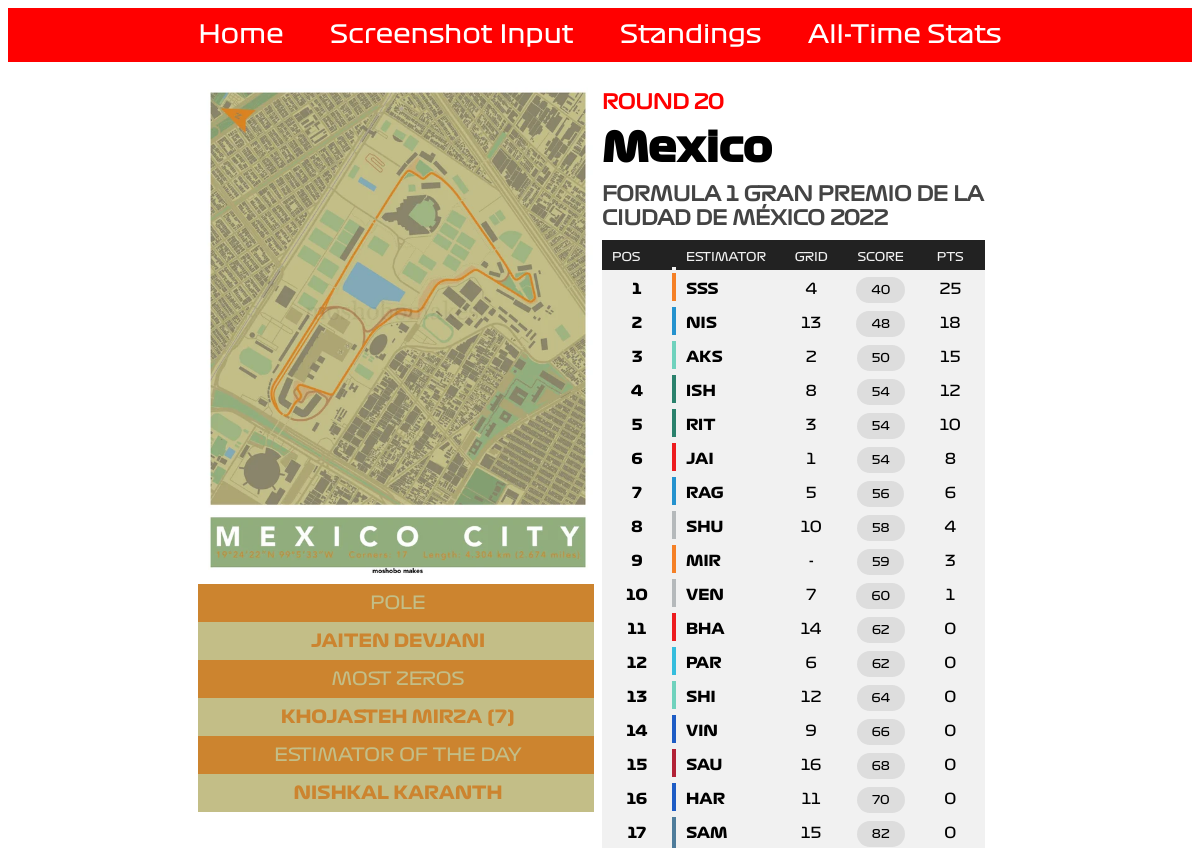
The page /results/MEX22/ on the database its author committed.
### input_portal/models.py (models this page shows, shortened)
class results_info(models.Model):
    racecode = models.ForeignKey(results_racecodes, on_delete=models.CASCADE)
    shikulu = models.CharField(max_length = 24)
    pole = models.CharField(max_length = 65)
    eotd = models.CharField(max_length = 65)
    sprint_king = models.CharField(max_length = 65)
    most_zeros = models.CharField(max_length = 65)
    no_zeros = models.IntegerField()
    col_one = models.CharField(max_length = 7)
    col_two = models.CharField(max_length = 7)

class results_racecodes(models.Model):
    racecode = models.CharField(max_length = 5, unique = True)
    year = models.IntegerField()
    round_no = models.IntegerField()
    track_png = models.CharField(max_length = 24)
    country = models.CharField(max_length = 32)
    race_name = models.CharField(max_length = 128)
    sprint = models.IntegerField()

class results_data(models.Model):
    racecode = models.ForeignKey(results_racecodes, on_delete=models.CASCADE)
    pos = models.IntegerField()
    estimator = models.CharField(max_length = 4)
    team_color = models.CharField(max_length = 7)
    grid = models.CharField(max_length=2)
    score = models.IntegerField()
    pts = models.FloatField()

### input_portal/views.py (the view, shortened to what this page needs)
# urls.py: path('results/<str:racecode>/', views.ResultsView, name='results'),
def ResultsView(request, racecode):
    R = results_racecodes.objects.filter(racecode= racecode)
    if (len(R) == 0):
        return render (request, 'noresult.html')
    r = results_info.objects.filter(racecode__racecode= racecode)
    D = results_data.objects.filter(racecode__racecode= racecode).order_by('pos')
    if R[0].sprint == 0:
        results_dict={"year": R[0].year, "rn": R[0].round_no, "country": R[0].country, "name": R[0].race_name, "shikulu": r[0].shikulu, "pole": r[0].pole, "eotd": r[0].eotd, "mz": r[0].most_zeros, "nz": r[0].no_zeros, "co": r[0].col_one, "ct": r[0].col_two, "p1": D[0], "p2": D[1], "p3":D[2], "pr":D[3:]}
        return render (request, 'results.html', context = results_dict)

### input_portal/templates/input_portal/results.html
<!DOCTYPE html>
{% extends "input_portal/base.html" %}
{% load static %}
{% block body_block %}
  <center>
    <div class="resultImageCol">
      <img src = "{% static '/images/' %}{{ shikulu }}" class="shikulu">
      <div style="background-color: {{ co }}; color: {{ ct }}" class="resultImageTableTop"> POLE </div>
      <div style="background-color: {{ ct }}; color: {{ co }}" class="resultImageTableBottom"> {{ pole|upper }} </div>
      <div style="background-color: {{ co }}; color: {{ ct }}" class="resultImageTableTop"> MOST ZEROS </div>
      <div style="background-color: {{ ct }}; color: {{ co }}" class="resultImageTableBottom"> {{ mz|upper }} ({{ nz }}) </div>
      <div style="background-color: {{ co }}; color: {{ ct }}" class="resultImageTableTop"> ESTIMATOR OF THE DAY </div>
      <div style="background-color: {{ ct }}; color: {{ co }}" class="resultImageTableBottom"> {{ eotd|upper }} </div>
    </div>
    <div class="resultTableCol">
    <h5> ROUND {{ rn }}</h5>
    <h3> {{ country }} </h3>
    <h4> {{ name }} {{ year }}</h4>
    <table class="result_leaderboard">
      <thead>
        <td class="leaderHead"> POS </td>
        <td class="leader_teamcolor2 leaderHead"></td>
        <td class="leaderHead"> ESTIMATOR </td>
        <td class="leaderHead tcentre"> GRID </td>
        <td class="leaderHead  tcentre"> SCORE </td>
        <td class="leaderHead tcentre"> PTS </td>
      </thead>
      <tr>
        <td class="resultpos"> {{ p1.pos }} </td>
        <td style="background-color: {{ p1.team_color }}" class="leader_teamcolor"> </td>
        <td class="abbrspan"> {{ p1.estimator }} </td>
        <td class="racepointspan"> {{ p1.grid }} </td>
        <td class="tcentre"> <span class="scorespan"> {{ p1.score }} </span> </td>
        <td <span class="racepointspan"> {{ p1.pts|floatformat:0 }} </td>
      </tr>
      <tr>
        <td class="resultpos"> {{ p2.pos }} </td>
        <td style="background-color: {{ p2.team_color }}" class="leader_teamcolor"></td>
        <td class="abbrspan"> {{ p2.estimator }} </td>
        <td class="racepointspan"> {{ p2.grid }} </td>
        <td class="tcentre"> <span class="scorespan"> {{ p2.score }} </span> </td>
        <td <span class="racepointspan"> {{ p2.pts|floatformat:0 }} </td>
      </tr>
      <tr>
        <td class="resultpos"> {{ p3.pos }} </td>
        <td style="background-color: {{ p3.team_color }};" class="leader_teamcolor"> </td>
        <td class="abbrspan"> {{ p3.estimator }} </td>
        <td class="racepointspan"> {{ p3.grid }} </td>
        <td class="tcentre"> <span class="scorespan"> {{ p3.score }} </span> </td>
        <td <span class="racepointspan"> {{ p3.pts|floatformat:0 }} </td>
      </tr>
      {% for p in pr %}
        <tr>
          <td class="resultpos"> {{ p.pos }} </td>
          <td style="background-color: {{ p.team_color }}" class="leader_teamcolor"> </td>
          <td class="abbrspan"> {{ p.estimator }} </td>
          <td class="racepointspan"> {{ p.grid }} </td>
          <td class="tcentre"> <span class="scorespan"> {{ p.score }} </span> </td>
          <td <span class="racepointspan"> {{ p.pts|floatformat:0 }} </td>
        </tr>
      {% endfor %}
    </table>
    </div>
  </center>
{% endblock %}

### static/css/formulaone.css (style rules this page uses)
h3 { color: black; text-align: left; font-family: f1bold; font-size: 40px; margin-top: 10px; margin-bottom: 10px; }
h4 { color: #444444; text-align: left; font-family: f1reg; font-size: 20px; margin-top: 10px; margin-bottom: 10px; }
h5 { color: red; text-align: left; font-family: f1reg; font-size: 20px; margin-top: 10px; margin-bottom: 10px; }
.tcentre { text-align: center; }
table { border-collapse: collapse; border-radius: 5px; border-style: hidden; box-shadow: 0 0 0 8px white; }
td { padding-top: 6px; padding-bottom: 6px; padding-right: 10px; padding-left: 10px; }
.resultTable, td { background-color: #f1f1f1; padding-top: 10px; }
.resultImageCol { display: inline-block; }
.resultTableCol { display: inline-block; vertical-align: top; text-align: left; width: 400px; }
.shikulu { width: 400px; }
.resultImageTableTop { font-family: f1reg; font-size: 18px; padding-top: 8px; padding-bottom: 8px; width: 400px; }
.resultImageTableBottom { font-family: f1bold; font-size: 18px; padding-top: 8px; padding-bottom: 8px; width: 400px; }
.leaderHead { background-color: #222222; color: #f1f1f1; font-size: 12px; font-family: f1reg; }
.leader_teamcolor { padding-right: 0px; padding-left: 0px; border-top: 6px solid #f1f1f1; border-bottom: 6px solid #f1f1f1; margin-left: 0px; margin-right: 0px; width: 4px; }
.leader_teamcolor2 { padding-right: 0px; padding-left: 0px; margin-left: 0px; margin-right: 0px; width: 4px; }
.racepointspan { font-family: f1reg; font-size: 15px; width: 50px; text-align: center; }
.abbrspan { font-family: f1bold; font-size: 15px; width: 30px; }
.resultpos { font-family: f1bold; text-align: center; font-size: 15px; width: 50px; }
.scorespan { background-color: #DDDDDD; padding-left: 15px; padding-right: 15px; padding-top: 7px; padding-bottom:7px; border-radius: 14px; font-family: f1reg; font-size: 12px }

### rows shown on the page
results_info: shikulu (picture), pole "JAITEN DEVJANI", most_zeros "KHOJASTEH MIRZA", eotd "NISHKAL KARANTH"
results_racecodes: country "Mexico", race_name "FORMULA 1 GRAN PREMIO DE LA CIUDAD DE MÉXICO"
results_data: pos "1", estimator "SSS", grid "4", score "40", pts "25"
results_data: pos "2", estimator "NIS", grid "13", score "48", pts "18"
results_data: pos "3", estimator "AKS", grid "2", score "50", pts "15"
results_data: pos "4", estimator "ISH", grid "8", score "54", pts "12"
results_data: pos "5", estimator "RIT", grid "3", score "54", pts "10"
results_data: pos "6", estimator "JAI", grid "1", score "54", pts "8"
results_data: pos "7", estimator "RAG", grid "5", score "56", pts "6"
results_data: pos "8", estimator "SHU", grid "10", score "58", pts "4"
results_data: pos "9", estimator "MIR", grid "-", score "59", pts "3"
results_data: pos "10", estimator "VEN", grid "7", score "60", pts "1"
results_data: pos "11", estimator "BHA", grid "14", score "62", pts "0"
results_data: pos "12", estimator "PAR", grid "6", score "62", pts "0"
results_data: pos "13", estimator "SHI", grid "12", score "64", pts "0"
results_data: pos "14", estimator "VIN", grid "9", score "66", pts "0"
results_data: pos "15", estimator "SAU", grid "16", score "68", pts "0"
results_data: pos "16", estimator "HAR", grid "11", score "70", pts "0"
results_data: pos "17", estimator "SAM", grid "15", score "82", pts "0"

### other values the page prints
{{ nz }} "7"
{{ rn }} "20"
{{ year }} "2022"
